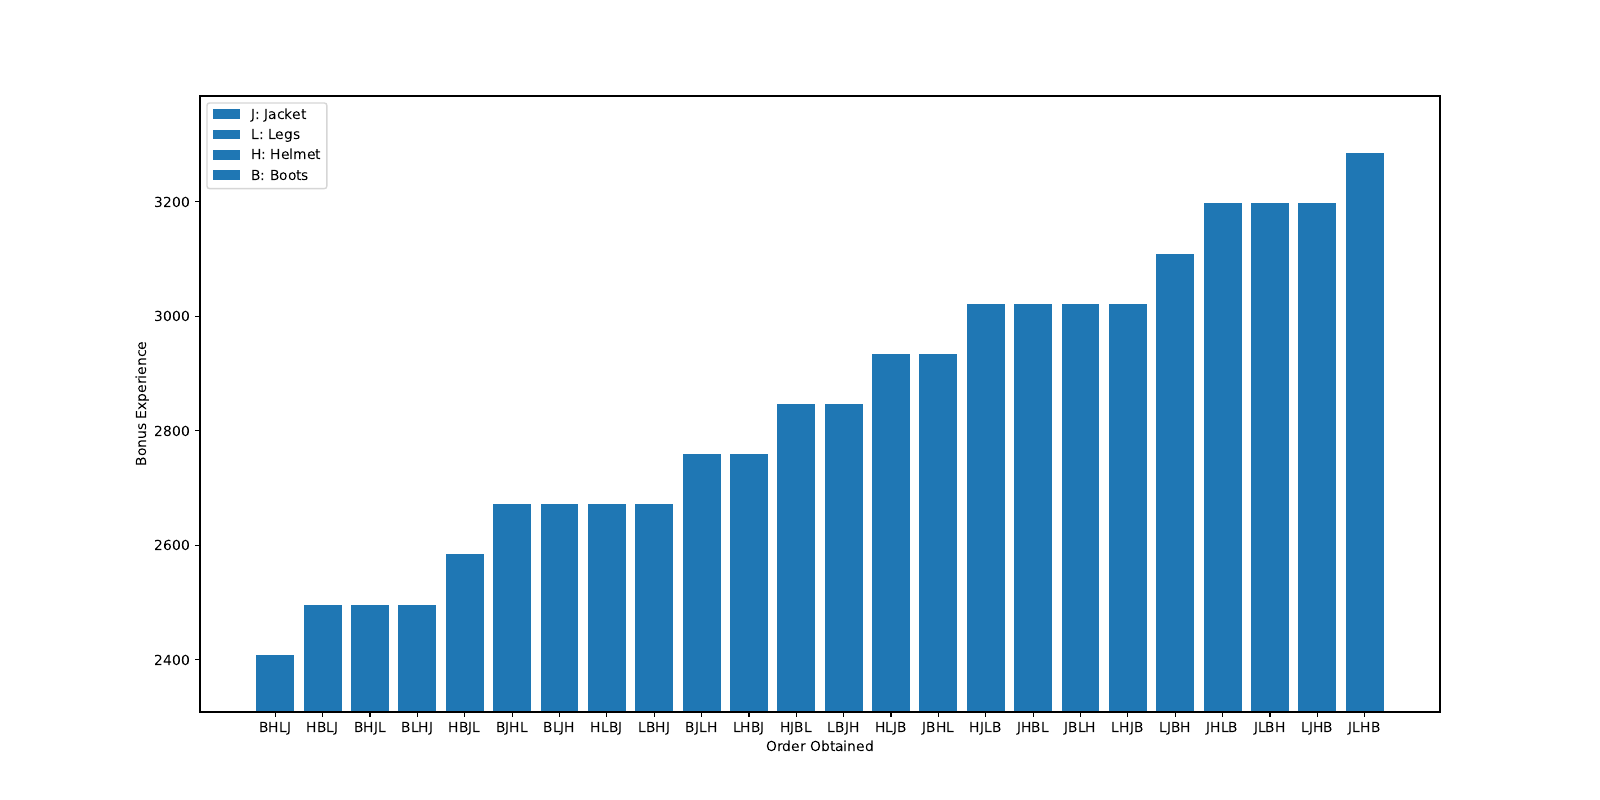

Write the Python code that produced this figure.
from osrsmath.skills.mining.motherload_mine import Miner, base_xp, PROSPECTOR
import matplotlib.patches as mpatches
import matplotlib.pyplot as plt
from pprint import pprint
import itertools

def normalize(dic):
	m, M = min(dic.values()), max(dic.values())
	return {k: round((v - m) / (M - m), 12) for k, v in dic.items()}

if __name__ == '__main__':
	file_name='sorted.pdf'
	experience = {}
	for item1, item2, item3, item4 in itertools.permutations(PROSPECTOR):
		miner = Miner()
		miner.obtain(item1)
		miner.obtain(item2)
		miner.obtain(item3)
		miner.obtain(item4)
		experience[miner.kit()] = miner.experience_gained - base_xp()
	m, M = min(experience.items(), key=lambda x: x[1])[1], max(experience.items(), key=lambda x: x[1])[1]
	sort = {''.join(l[0] for l in k): v for k, v in sorted(experience.items(), key=lambda x: x[1])}
	x = list(range(len(sort)))

	fig, ax = plt.subplots()
	fig.set_size_inches(16, 8)
	plt.ylim((m - 100, M + 100))
	plt.bar(x, sort.values())
	plt.xticks(x, sort.keys())
	plt.ylabel('Bonus Experience')
	plt.xlabel('Order Obtained')
	plt.legend(handles=[
		mpatches.Patch(label='J: Jacket'),
		mpatches.Patch(label='L: Legs'),
		mpatches.Patch(label='H: Helmet'),
		mpatches.Patch(label='B: Boots'),
	])
	# plt.show()
	plt.savefig(file_name)


					
